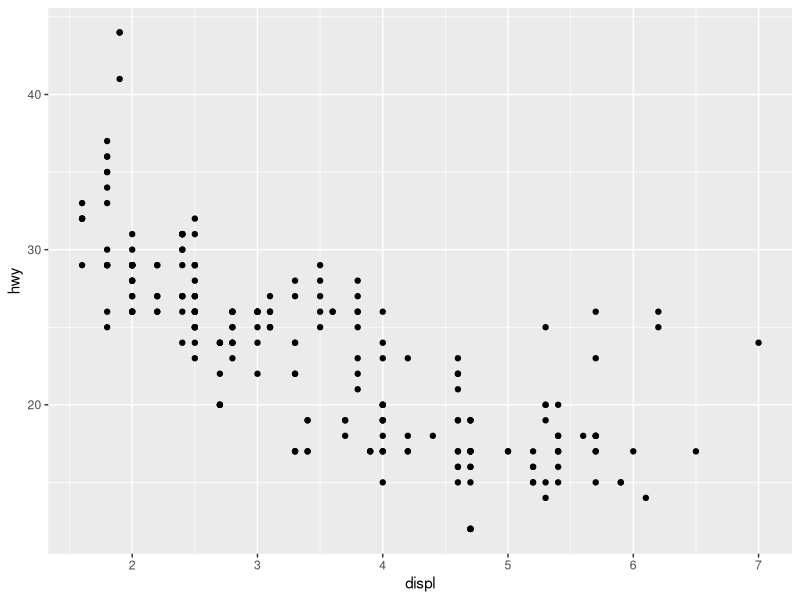
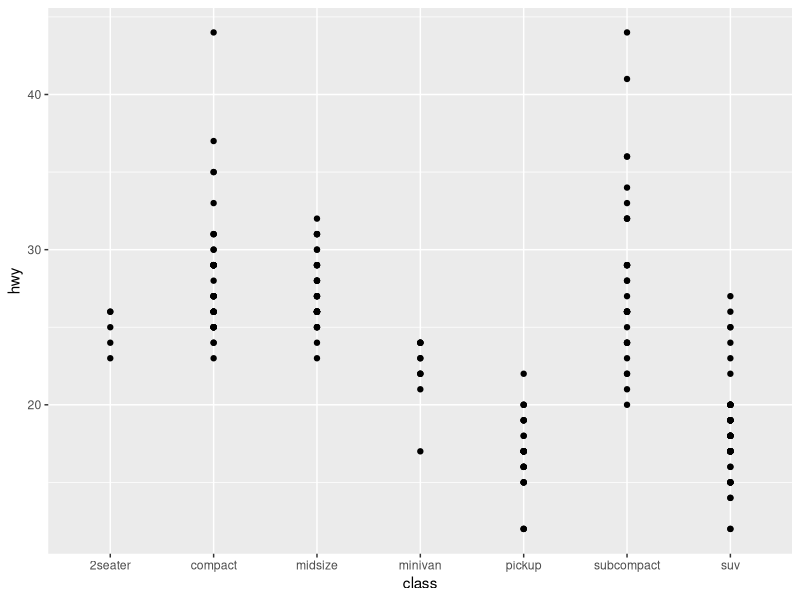
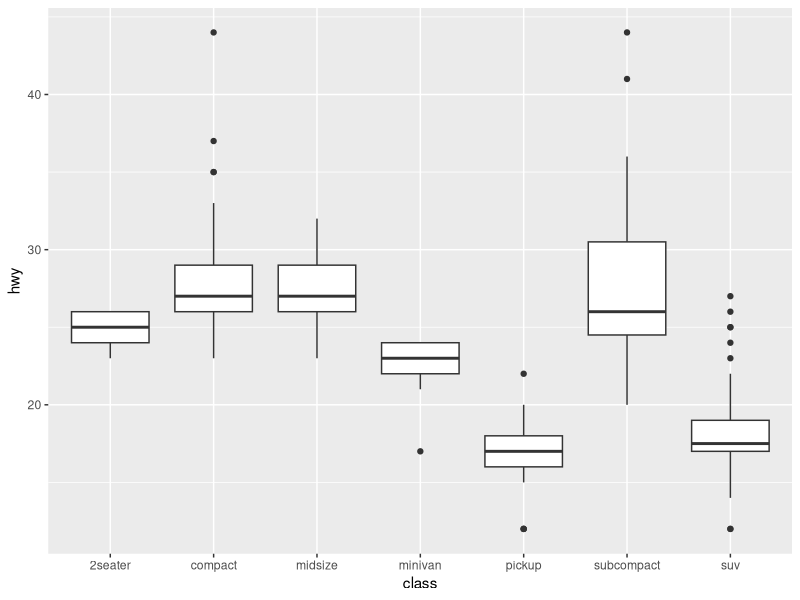
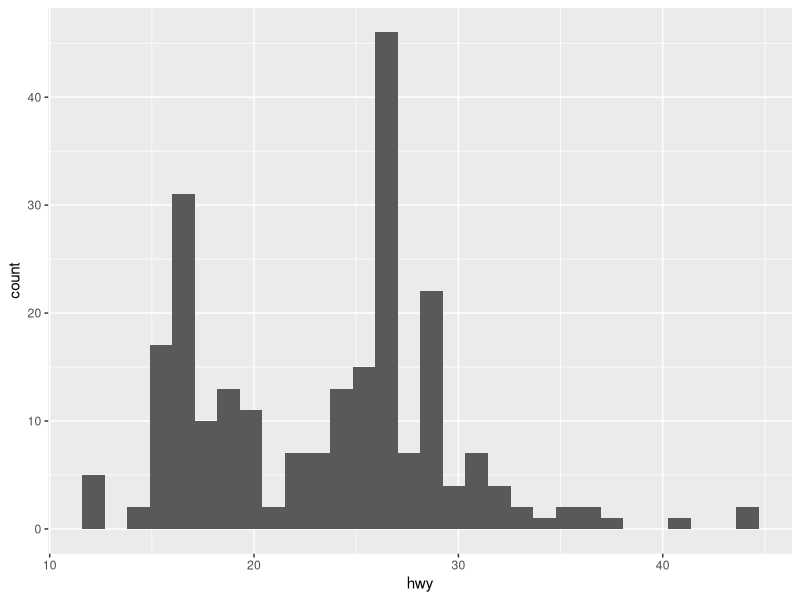
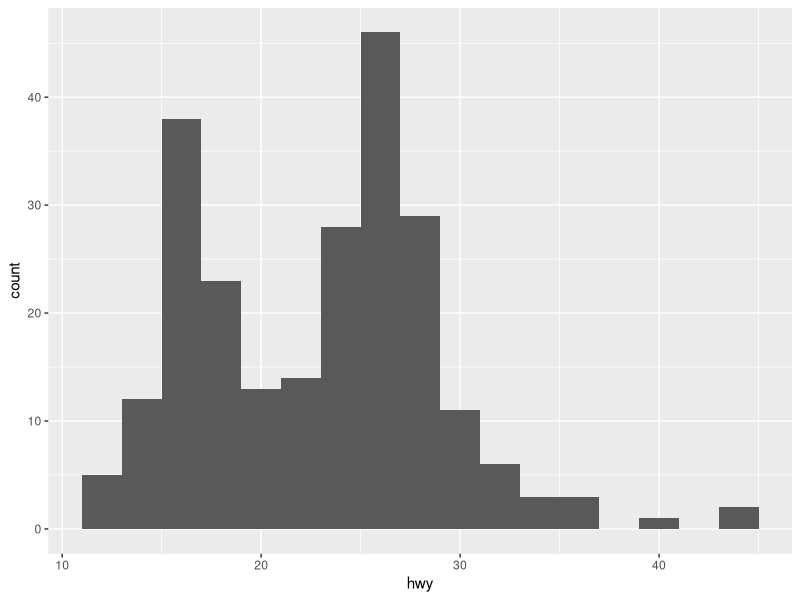
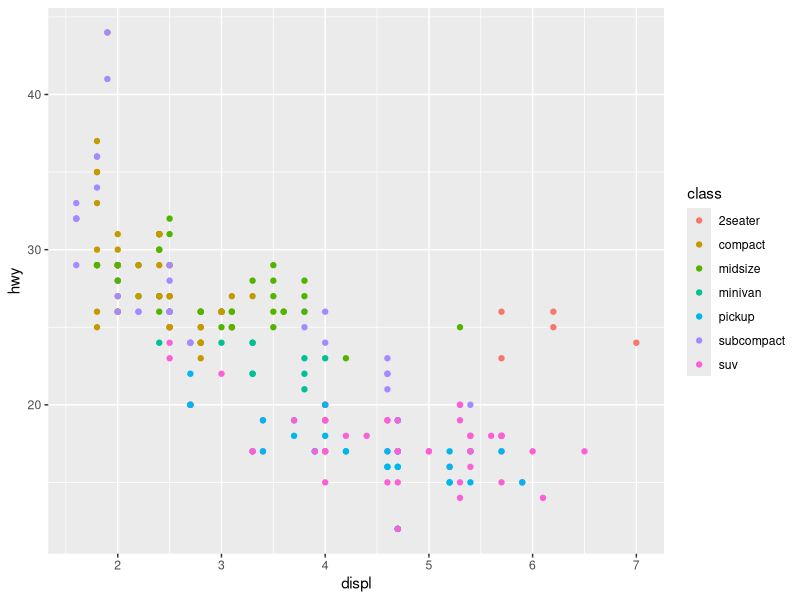
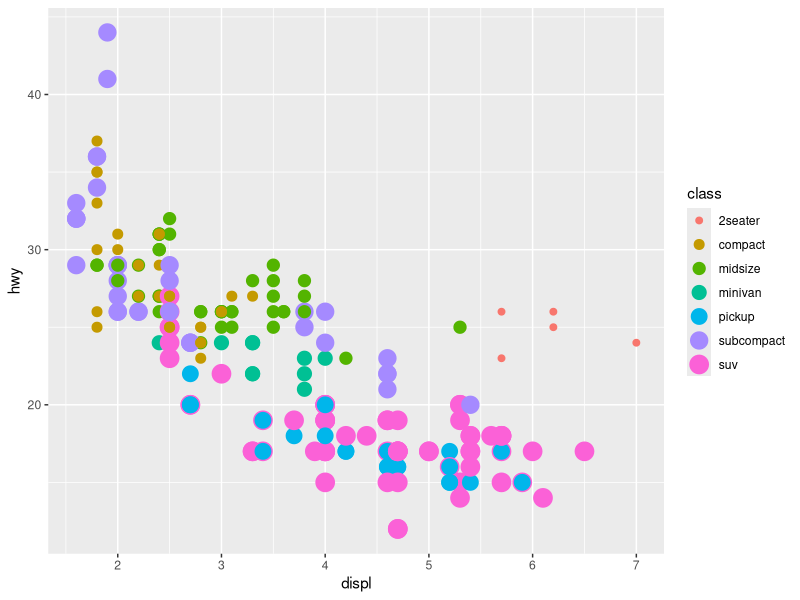
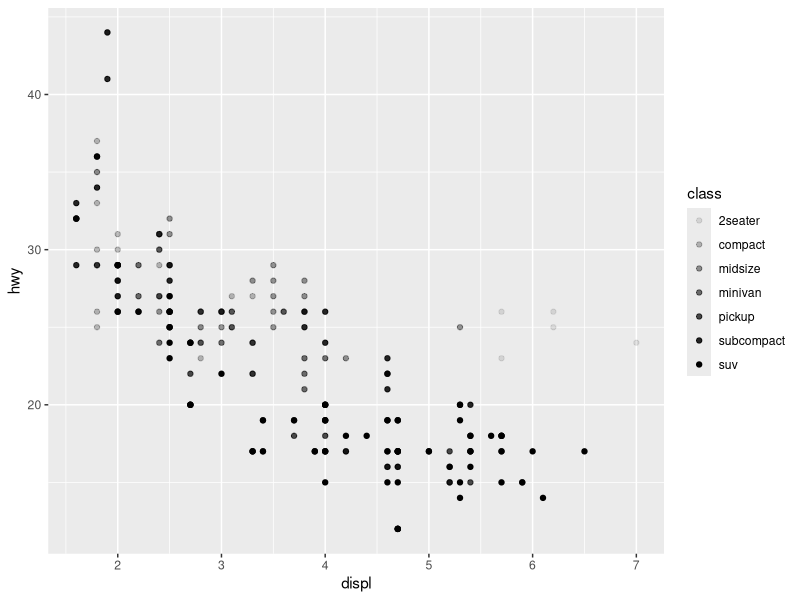

Recreate these plots in R, in order.
## ---- chunk 1
knitr::opts_chunk$set(echo = TRUE, comment = "")
library(tidyverse)
## ---- chunk 2
data(mpg)
## ---- chunk 3
ggplot(data = mpg) + geom_point(mapping = aes(x=displ, y =hwy))
## ---- chunk 4
ggplot(data = mpg) +
  geom_point(mapping = aes(x = class, y = hwy))
## ---- chunk 5
ggplot(data= mpg) + geom_boxplot(mapping =  aes(x= class, y= hwy))
## ---- chunk 6
ggplot(data = mpg) + geom_histogram( mapping= aes(hwy))
## ---- chunk 7
ggplot(data = mpg) + geom_histogram(binwidth= 2, mapping= aes(hwy))
## ---- chunk 8
c <- ggplot(data = mpg) 
c+  geom_point(mapping = aes(x = displ, y = hwy, color = class))
c+ geom_point(mapping = aes(x=displ, y=hwy, size =class, color =class))
c+ geom_point(mapping=aes(x=displ, y =hwy, alpha= class))
## ---- chunk 9
# Makes a plot that the commands below will modify
q <- ggplot(mpg) + geom_point(aes(x = displ, y = hwy))

q + facet_grid(. ~ cyl)
q + facet_grid(drv ~ .)
q + facet_grid(drv ~ cyl)
q + facet_wrap(~ class)
## ---- chunk 10
c <- ggplot(data=mpg)
c+ geom_bar(mapping =aes(x=class, fill =drv))
## ---- chunk 11
ggplot(mpg) + 
  geom_point(aes(displ, hwy)) +
  geom_smooth(aes(displ, hwy))
